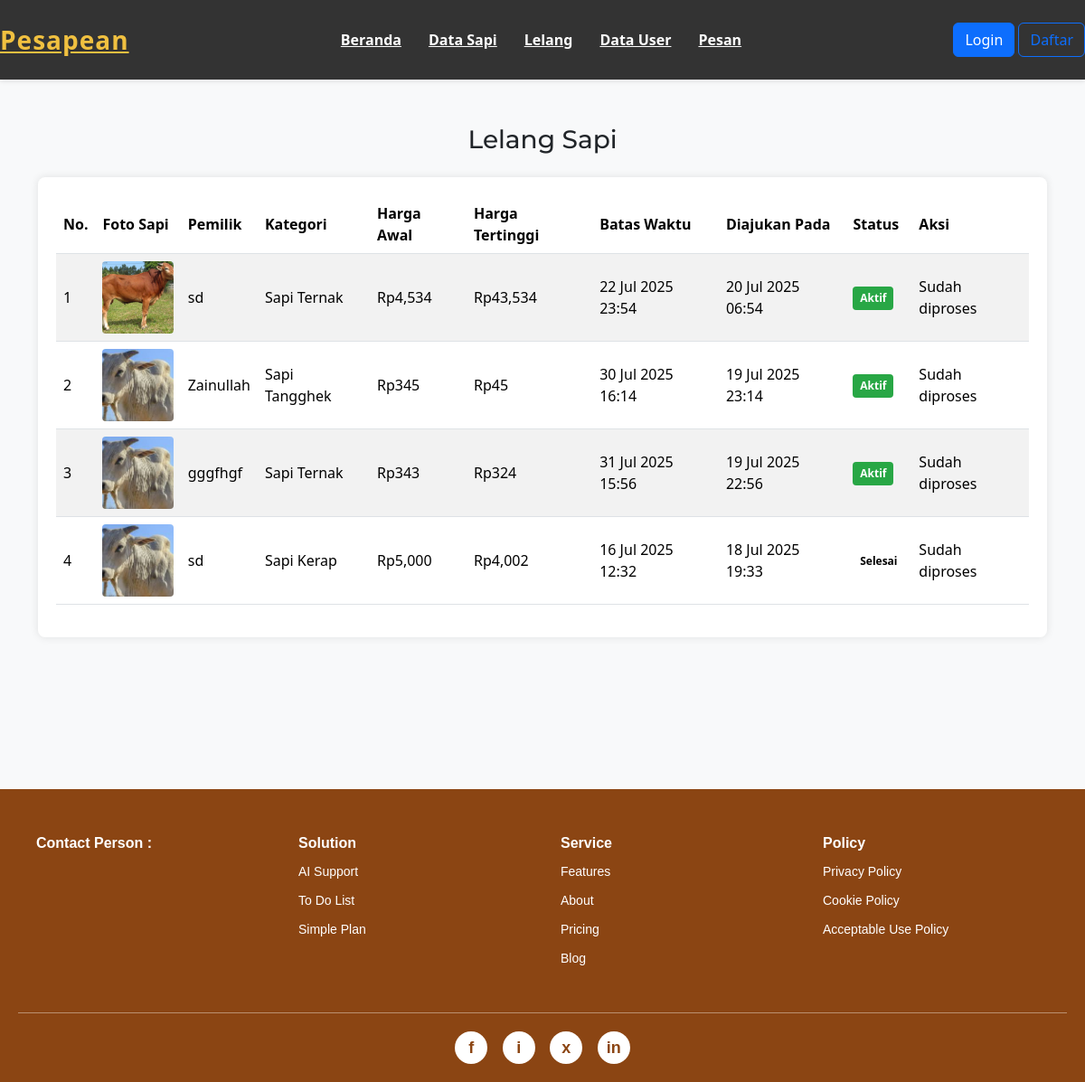
The page /admin/lelang.php on the database its author committed.
### tables this page shows
CREATE TABLE `lelang` (
  `id_lelang` int(11) NOT NULL,
  `id_sapi` int(11) DEFAULT NULL,
  `harga_awal` int(11) DEFAULT NULL,
  `harga_tertinggi` int(11) DEFAULT NULL,
  `id_penawaranTertinggi` int(11) DEFAULT NULL,
  `batas_waktu` datetime DEFAULT NULL,
  `status` varchar(50) DEFAULT NULL,
  `approved_by_admin` tinyint(1) DEFAULT '0',
  `approved_at` datetime DEFAULT NULL,
  `id_admin_approver` int(11) DEFAULT NULL,
  `createdAt` datetime DEFAULT NULL,
  `updatedAt` datetime DEFAULT NULL,
  `id_user` int(11) DEFAULT NULL
);

CREATE TABLE `data_sapi` (
  `id_sapi` int(11) NOT NULL,
  `id_macamSapi` int(11) DEFAULT NULL,
  `foto_sapi` varchar(255) DEFAULT NULL,
  `harga_sapi` int(11) DEFAULT NULL,
  `nama_pemilik` varchar(100) DEFAULT NULL,
  `alamat_pemilik` varchar(255) DEFAULT NULL,
  `nomor_pemilik` varchar(20) DEFAULT NULL,
  `email_pemilik` varchar(100) DEFAULT NULL,
  `createdAt` datetime DEFAULT NULL,
  `updatedAt` datetime DEFAULT NULL,
  `latitude` varchar(50) DEFAULT NULL,
  `longitude` varchar(50) DEFAULT NULL,
  `jenis_kelamin` enum('jantan','betina') DEFAULT NULL,
  `id_user_penjual` int(11) DEFAULT NULL
);

CREATE TABLE `macamsapi` (
  `id_macamSapi` int(11) NOT NULL,
  `name` varchar(100) DEFAULT NULL
);

### admin/lelang.php (the view, shortened to what this page needs)
<?php
include '../koneksi.php';
$queryPendingLelang = "
    SELECT
        l.id_sapi,
        ds.foto_sapi,
        ds.nama_pemilik,
        ms.name AS kategori,
        l.harga_awal,
        l.harga_tertinggi,
        l.batas_waktu,
        l.status,
        l.createdAt
    FROM lelang l
    INNER JOIN data_sapi ds ON l.id_sapi = ds.id_sapi
    INNER JOIN macamSapi ms ON ds.id_macamSapi = ms.id_macamSapi
    ORDER BY l.createdAt DESC
";
$resultPendingLelang = mysqli_query($koneksi, $queryPendingLelang);
?>
<!DOCTYPE html>
<html lang="id">
<head>
    <link rel="stylesheet" href="../style.css">
    <link rel="stylesheet" href="https://cdnjs.cloudflare.com/ajax/libs/font-awesome/6.5.0/css/all.min.css" />
    <link href="https://cdn.jsdelivr.net/npm/bootstrap@5.3.3/dist/css/bootstrap.min.css" rel="stylesheet">
</head>
<body>
    <header class="main-header">
        <nav class="navbar">
            <div class="logo">
                <a href="../admin/admin.php">Pesapean</a>
            </div>
            <ul class="nav-links">
                <li><a href="../admin/admin.php">Beranda</a></li>
                <li><a href="../admin/data_sapi.php?jenis=sonok">Data Sapi</a></li>
                <li><a href="../admin/lelang.php">Lelang</a></li>
                <li><a href="../admin/data_user.php">Data User</a></li>
                <li><a href="../admin/pesan.php">Pesan</a></li>
            </ul>
            <div class="auth-links">
                <?php if (isset($_SESSION['id_user'])): ?>
                    <a href="../auth/profile.php" class="btn btn-primary">Profile</a>
                <?php else: ?>
                    <a href="../auth/login.php" class="btn btn-primary">Login</a>
                    <a href="../auth/register.php" class="btn btn-outline-primary">Daftar</a>
                <?php endif; ?>
            </div>
        </nav>
    </header>
    <div class="container">
        <h3 class="text-center mb-4">Lelang Sapi</h3>
        <div class="table-responsive">
            <table class="table table-hover table-striped">
                <thead>
                    <tr>
                        <th>No.</th>
                        <th>Foto Sapi</th>
                        <th>Pemilik</th>
                        <th>Kategori</th>
                        <th>Harga Awal</th>
                        <th>Harga Tertinggi</th>
                        <th>Batas Waktu</th>
                        <th>Diajukan Pada</th>
                        <th>Status</th>
                        <th>Aksi</th>
                    </tr>
                </thead>
                <tbody>
                    <?php if (mysqli_num_rows($resultPendingLelang) > 0) : ?>
                        <?php
                        $counter = 1;
                        while ($lelang = mysqli_fetch_assoc($resultPendingLelang)) :
                        ?>
                            <tr>
                                <td><?= $counter++; ?></td>
                                <td>
                                    <img src="../uploads_sapi/<?= htmlspecialchars($lelang['foto_sapi']); ?>" alt="Sapi" class="img-fluid">
                                </td>
                                <td><?= htmlspecialchars($lelang['nama_pemilik']); ?></td>
                                <td><?= htmlspecialchars($lelang['kategori']); ?></td>
                                <td>Rp<?= number_format($lelang['harga_awal']); ?></td>
                                <td>Rp<?= number_format($lelang['harga_tertinggi']); ?></td>
                                <td><?= date('d M Y H:i', strtotime($lelang['batas_waktu'])); ?></td>
                                <td><?= date('d M Y H:i', strtotime($lelang['createdAt'])); ?></td>
                                <td>
                                    <?php
                                    $statusClass = '';
                                    if ($lelang['status'] == 'Pending') {
                                        $statusClass = 'status-pending';
                                    } elseif ($lelang['status'] == 'Aktif') {
                                        $statusClass = 'status-aktif';
                                    } elseif ($lelang['status'] == 'Ditolak') {
                                        $statusClass = 'status-ditolak';
                                    }
                                    ?>
                                    <span class="status-badge <?= $statusClass; ?>">
                                        <?= htmlspecialchars($lelang['status']); ?>
                                    </span>
                                </td>
                                <td>
                                    <?php if ($lelang['status'] == 'Pending') : ?>
                                        <a href="../admin/lelang.php?action=approve&id=<?= htmlspecialchars($lelang['id_sapi']); ?>" class="btn btn-approve btn-sm mb-1" onclick="return confirm('Apakah Anda yakin ingin menyetujui lelang ini?');">Setujui</a>
                                        <a href="../admin/lelang.php?action=reject&id=<?= htmlspecialchars($lelang['id_sapi']); ?>" class="btn btn-reject btn-sm" onclick="return confirm('Apakah Anda yakin ingin menolak lelang ini?');">Tolak</a>
                                    <?php else : ?>
                                        Sudah diproses
                                    <?php endif; ?>
                                </td>
                            </tr>
                        <?php endwhile; ?>
                    <?php else : ?>
                        <tr>
                            <td colspan="10" class="text-center">Tidak ada data lelang ditemukan.</td>
                        </tr>
                    <?php endif; ?>
                </tbody>
            </table>
        </div>
    </div>
    <br>
    <br>
    <br>
    <br>
    <br>
    <br>
    <br>
    <?php include '../footer.php'; ?>
</body>
</html>

### style.css (style rules this page uses)
:root { --primary-color: #f0c040; --secondary-color: #333; --accent-color: #555; --background-light: #f8f8f8; --text-color: #333; --white-color: #ffffff; --border-radius: 8px; --transition-speed: 0.3s ease; }
body { background-color: var(--background-light); font-family: 'Open Sans', Arial, sans-serif; margin: 0; padding: 0; line-height: 1.6; color: var(--text-color); }
h1, h2, h3 { font-family: 'Montserrat', sans-serif; color: var(--secondary-color); margin-top: 0; }
a { text-decoration: none; color: var(--primary-color); transition: color var(--transition-speed); }
.btn { display: inline-block; padding: 12px 25px; border: none; border-radius: 5px; cursor: pointer; font-size: 16px; font-weight: 600; transition: background-color var(--transition-speed), color var(--transition-speed); }
.btn-primary { background-color: var(--primary-color); color: var(--secondary-color); }
.main-header { background-color: var(--secondary-color); color: var(--white-color); padding: 15px 0; box-shadow: 0 2px 5px rgba(0, 0, 0, 0.1); }
.navbar { display: flex; justify-content: space-between; align-items: center; max-width: 1200px; margin: 0 auto; padding: 0 20px; }
.navbar .logo a { font-size: 28px; font-weight: 700; color: var(--primary-color); letter-spacing: 1px; }
.navbar .nav-links { list-style: none; margin: 0; padding: 0; display: flex; gap: 30px; }
.navbar .nav-links a { color: var(--white-color); font-weight: 600; font-size: 16px; position: relative; }
.navbar .nav-links a::after { content: ''; position: absolute; width: 0; height: 2px; background-color: var(--primary-color); left: 0; bottom: -5px; transition: width var(--transition-speed); }

### admin/lelang.php (style rules this page uses)
body { background-color: #f8f9fa; }
.container { margin-top: 50px; }
.table-responsive { background-color: #fff; padding: 20px; border-radius: 8px; box-shadow: 0 0 10px rgba(0, 0, 0, 0.1); }
.table th, .table td { vertical-align: middle; }
.table img { width: 80px; height: 80px; object-fit: cover; border-radius: 4px; }
.status-badge { padding: .35em .65em; border-radius: .25rem; font-size: 0.75em; font-weight: 600; }
.status-aktif { background-color: #28a745; color: #fff; }

### rows shown on the page
lelang: id_sapi.foto_sapi (picture), id_sapi.nama_pemilik "sd", macamsapi.name "Sapi Ternak", harga_awal "4,534", harga_tertinggi "43,534", batas_waktu "22 Jul 2025 23:54", createdAt "20 Jul 2025 06:54", status "Aktif", shows "Sudah diproses"
lelang: id_sapi.foto_sapi (picture), id_sapi.nama_pemilik "Zainullah", macamsapi.name "Sapi Tangghek", harga_awal "345", harga_tertinggi "45", batas_waktu "30 Jul 2025 16:14", createdAt "19 Jul 2025 23:14", status "Aktif", shows "Sudah diproses"
lelang: id_sapi.foto_sapi (picture), id_sapi.nama_pemilik "gggfhgf", macamsapi.name "Sapi Ternak", harga_awal "343", harga_tertinggi "324", batas_waktu "31 Jul 2025 15:56", createdAt "19 Jul 2025 22:56", status "Aktif", shows "Sudah diproses"
lelang: id_sapi.foto_sapi (picture), id_sapi.nama_pemilik "sd", macamsapi.name "Sapi Kerap", harga_awal "5,000", harga_tertinggi "4,002", batas_waktu "16 Jul 2025 12:32", createdAt "18 Jul 2025 19:33", status "Selesai", shows "Sudah diproses"
